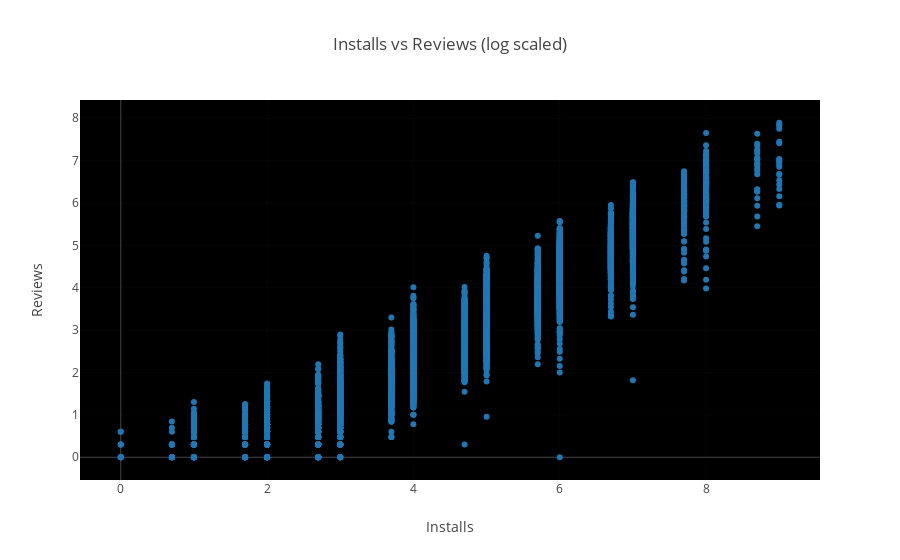

Notebook code cell kept with this figure:
### Markdown cell above
#### Relation between downloads and number of reviews

### Code cell
data = [{
    #'x': type_groups.get_group(t)['Rating'], 
    'x' : np.log10(df['Installs'].apply(lambda x : int(x))),
    'type':'scatter',
    'y' : np.log10(df['Reviews'].apply(lambda x : int(x))),
    #'name' : t,
    'mode' : 'markers',
    #'showlegend': True,
    'text' : df['Size'],
    } for t in set(temp_df.Type)]


layout = {'title':"Installs vs Reviews (log scaled)", 
          'xaxis': {'title' : 'Installs'},
          'yaxis' : {'title' : 'Reviews'},
         'plot_bgcolor': 'rgb(0,0,0)'}

plotly.offline.iplot({'data': data, 'layout': layout})

### Figure 1 — Plotly figure (JSON) as saved in the notebook; plotly's stock layout.template omitted (floating-point values rounded to 4 significant figures; data arrays with more than 128 entries replaced by an {"elided": "..."} marker saying what was removed)
{"data": [{"mode": "markers", "text": {"elided": "9659 mixed values"}, "type": "scatter", "uid": "9324174a-5449-4eab-a229-5d4217767760", "x": {"elided": "9659 float values"}, "y": {"elided": "9659 float values"}}], "layout": {"plot_bgcolor": "rgb(0,0,0)", "title": {"text": "Installs vs Reviews (log scaled)"}, "xaxis": {"title": {"text": "Installs"}}, "yaxis": {"title": {"text": "Reviews"}}}}
